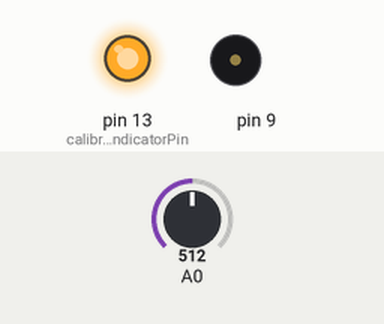
Simulated run of this sketch. Board: Arduino Uno, built with avr-gcc and run on an emulated ATmega328P. Parts: output pins drawn as LEDs (lit = HIGH), buzzer (waves = sounding). The inputs (shaded band) are chosen by the test bench; at power-on: A0 = 512.

Above: at 0.1 s.
At 5.1 s:
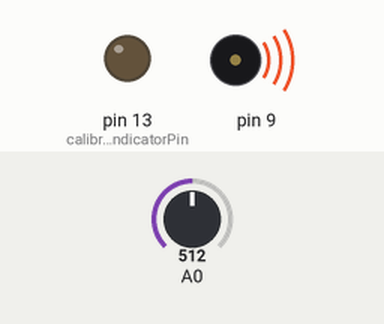
Timing chart, 0 to 6.6 s (numbered marks = the images above):
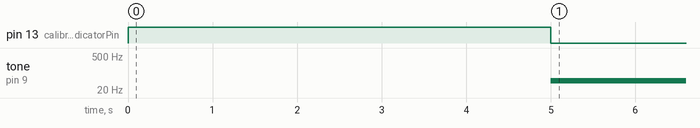

Measured:
- by itself, tone on pin 9: silent → 49 Hz at 5.0 s

The sketch:

sketch.ino
```cpp
int phototransistorValue;
int phototransistorMin = 1023;
int phototransistorMax = 0;

const int calibrationLedIndicatorPin = 13;

void setup() {

  pinMode(calibrationLedIndicatorPin, OUTPUT);
  digitalWrite(calibrationLedIndicatorPin, HIGH);

  // Calibrate the phototransistor

  while(millis() < 5000)
  {
    phototransistorValue = analogRead(A0);
    if (phototransistorValue > phototransistorMax)
    {
      phototransistorMax = phototransistorValue;
    }
    if (phototransistorValue < phototransistorMin)
    {
      phototransistorMin = phototransistorValue;
    }
  }

  digitalWrite(calibrationLedIndicatorPin, LOW);
}

void loop() {
  phototransistorValue = analogRead(A0);
  int pitch = map(phototransistorValue, phototransistorMin, phototransistorMax, 50, 4000);
  tone(9, pitch, 20);
  delay(10);

}
```
